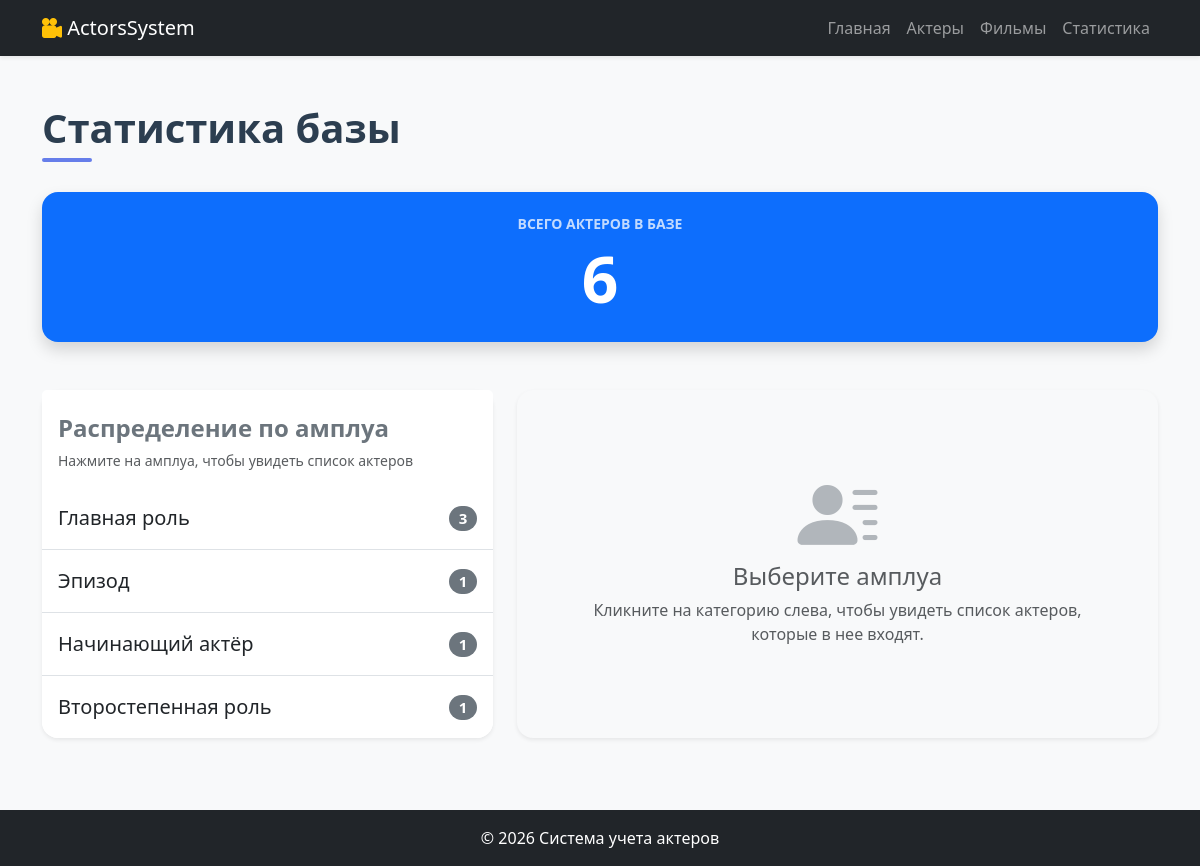
The app's page /actors/statistics/ with its own data.
### actors/models.py (models this page shows, shortened)
class Actor(models.Model):
    full_name = models.CharField(
        max_length=200,
        verbose_name="ФИО"
    )
    age = models.PositiveIntegerField(
        verbose_name="Возраст"
    )
    role_type = models.CharField(
        max_length=100,
        verbose_name="Амплуа"
    )
    is_active = models.BooleanField(
        default=True,
        verbose_name="Свободен"
    )
    class Meta:
        verbose_name = "Актер"
        verbose_name_plural = "Актеры"
        ordering = ["full_name"]

### actors/views.py (the view)
# urls.py: path("statistics/", views.statistics, name="statistics"),
def statistics(request):
    avg_age_data = Actor.objects.aggregate(avg_age=Avg("age"))
    avg_age = round(avg_age_data["avg_age"], 1) if avg_age_data["avg_age"] else 0
    stats = (
        Actor.objects
        .values("role_type")
        .annotate(count=Count("id"))
        .order_by("-count")
    )
    total = Actor.objects.count()
    selected_role = request.GET.get("role")
    role_actors = []
    if selected_role:
        role_actors = Actor.objects.filter(role_type=selected_role)
    context = {
        "stats": stats,
        "total": total,
        "avg_age": avg_age,
        "selected_role": selected_role,
        "role_actors": role_actors
    }
    return render(request, "actors/statistics.html", context)

### actors/templates/actors/statistics.html (shortened to what this page needs)
{% extends "base.html" %}
{% block content %}
    <h1 class="page-title">Статистика базы</h1>
    <div class="row mb-5">
        <div class="col-md-12">
            <div class="card bg-primary text-white shadow border-0 rounded-4 text-center p-4">
                <h5 class="text-uppercase small fw-bold opacity-75">Всего актеров в базе</h5>
                <h1 class="display-3 fw-bold mb-0">{{ total }}</h1>
            </div>
        </div>
    </div>
    <div class="row">
        <div class="col-md-5 mb-4">
            <div class="card shadow-sm border-0 rounded-4 h-100">
                <div class="card-header bg-white border-0 pt-4 pb-0">
                    <h4 class="fw-bold text-secondary">Распределение по амплуа</h4>
                    <p class="text-muted small">Нажмите на амплуа, чтобы увидеть список актеров</p>
                </div>
                <div class="card-body p-0">
                    <div class="list-group list-group-flush rounded-bottom-4">
                        {% for item in stats %}
                            <a href="?role={{ item.role_type }}"
                               class="list-group-item list-group-item-action d-flex justify-content-between align-items-center fs-5 py-3
                                      {% if selected_role == item.role_type %}active{% endif %}">
                                {{ item.role_type }}
                                <span class="badge {% if selected_role == item.role_type %}bg-light text-dark{% else %}bg-secondary{% endif %} rounded-pill">
                                    {{ item.count }}
                                </span>
                            </a>
                        {% empty %}
                            <div class="list-group-item">Данных нет.</div>
                        {% endfor %}
                    </div>
                </div>
            </div>
        </div>
        <div class="col-md-7 mb-4">
            {% if selected_role %}
                <div class="card shadow-sm border-0 rounded-4 h-100">
                    <div class="card-header bg-white border-0 pt-4 pb-0 d-flex justify-content-between align-items-center">
                        <h4 class="fw-bold text-secondary mb-0">Актеры: <span class="text-primary">{{ selected_role }}</span></h4>
                        <a href="{% url 'actors:statistics' %}" class="btn btn-sm btn-outline-secondary rounded-pill">Сбросить</a>
                    </div>
                    <div class="card-body">
                        <div class="row">
                            {% for actor in role_actors %}
                                <div class="col-12 mb-3">
                                    {% include "actors/includes/actor_card.html" %}
                                </div>
                            {% empty %}
                                <p class="text-muted">Нет актеров с таким амплуа.</p>
                            {% endfor %}
                        </div>
                    </div>
                </div>
            {% else %}
                <div class="card shadow-sm border-0 rounded-4 h-100 d-flex align-items-center justify-content-center text-center p-5 bg-light">
                    <div class="text-muted">
                        <i class="bi bi-person-lines-fill display-1 mb-3 text-secondary opacity-50"></i>
                        <h4>Выберите амплуа</h4>
                        <p>Кликните на категорию слева, чтобы увидеть список актеров, которые в нее входят.</p>
                    </div>
                </div>
            {% endif %}
        </div>
    </div>
{% endblock %}

### homepage/static/css/style.css (style rules this page uses)
body { font-family: 'Segoe UI', Tahoma, Geneva, Verdana, sans-serif; }
.page-title { font-weight: 700; color: #2c3e50; position: relative; padding-bottom: 10px; margin-bottom: 30px; }
.page-title::after { content: ''; position: absolute; left: 0; bottom: 0; width: 50px; height: 4px; background: #667eea; border-radius: 2px; }

### records on screen
Actor: role_type "Эпизод", count "1"
Actor: role_type "Начинающий актёр", count "1"
Actor: role_type "Второстепенная роль", count "1"

### other values on screen
{{ total }} "6"
{{ item.role_type }} "Главная роль"
{{ item.count }} "3"
